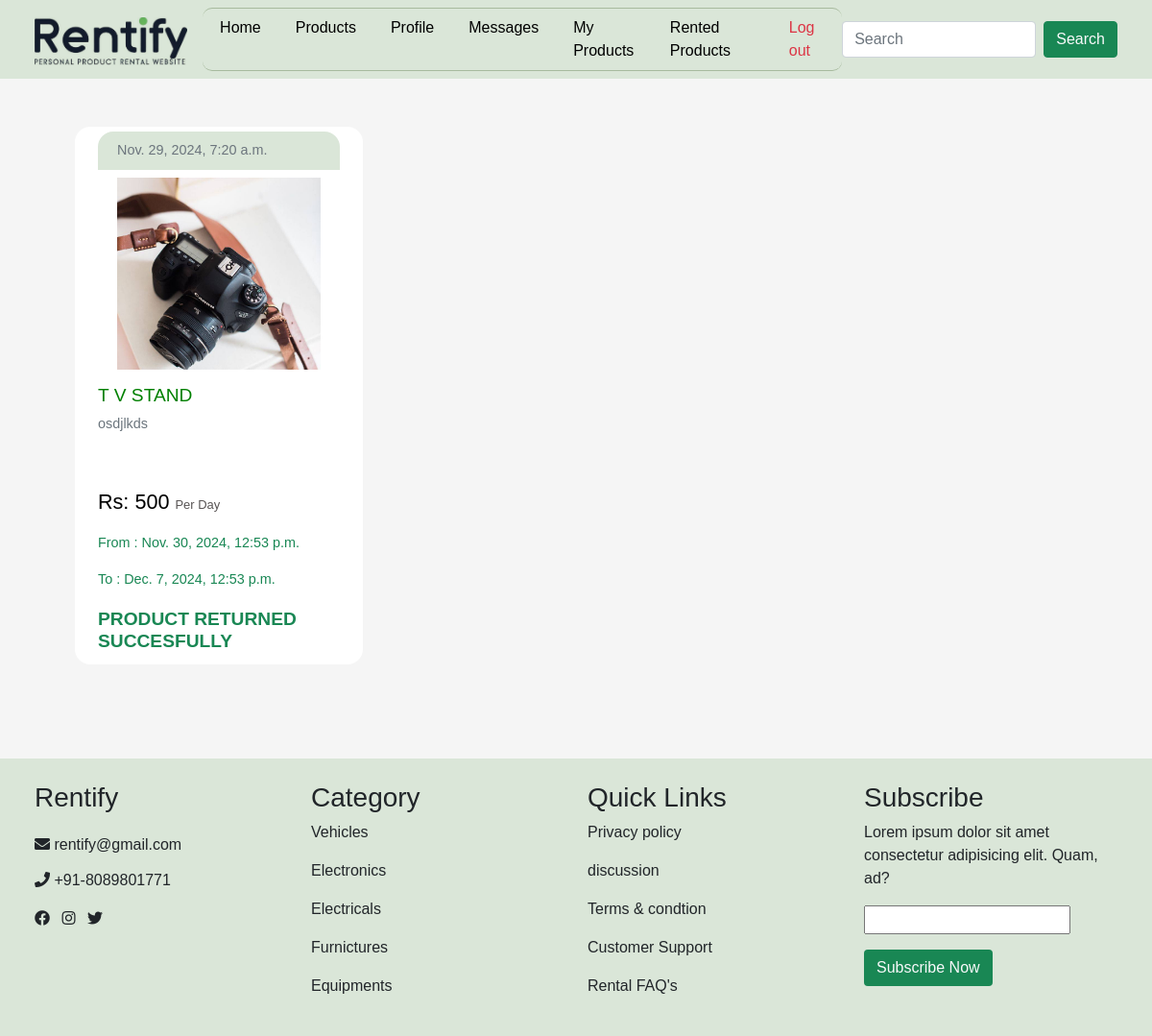
Page /myrenteditems/ (signed in) on the earlier database version.
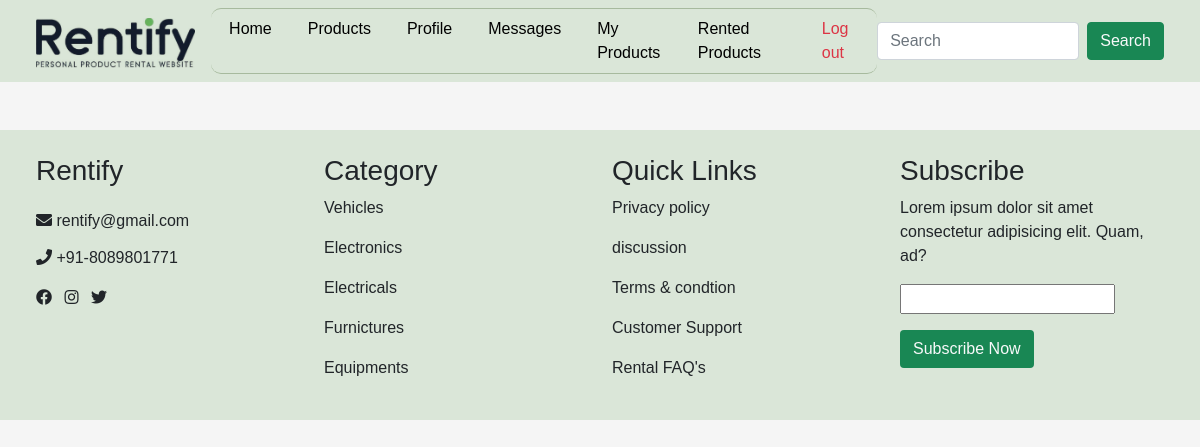
Same page on the later database version.
### rentapp/models.py (models this page shows)
class RENTITEM(models.Model):
    product=models.ForeignKey(PRODUCT,on_delete=models.CASCADE)
    username=models.ForeignKey(User,on_delete=models.CASCADE)
    from_date=models.DateTimeField()
    to_date=models.DateTimeField()
    status=models.BooleanField(default=False)
    mobile=models.BigIntegerField()
    is_returned = models.BooleanField(default=False)
    return_status = models.CharField(
        max_length=20,
        choices=[("Pending", "Pending"), ("Approved", "Approved"), ("Disapproved", "Disapproved")],
        default="Pending",
    )

class PRODUCT(models.Model):
    Owner = models.ForeignKey(User, on_delete=models.CASCADE)
    Category_name = models.ForeignKey(CATEGORY, on_delete=models.CASCADE)
    Product_name = models.CharField(max_length=200)
    description = models.CharField(max_length=2000)
    image = models.ImageField(upload_to='images/')
    price = models.IntegerField()
    PRICE_TYPE_CHOICES = [
        ('hour', 'Per Hour'),
        ('day', 'Per Day'),
        ('month', 'Per Month'),
    ]
    price_type = models.CharField(max_length=10, choices=PRICE_TYPE_CHOICES, default='day')
    quantity_available = models.IntegerField()
    is_available = models.BooleanField(default=True)
    posted_time = models.DateTimeField(auto_now_add=True)

### rentapp/views.py (the view)
# urls.py: path("myrenteditems/",views.myitems,name="myrenteditems"),
def myitems(request):
    users=request.session.get('user_id')
    x=RENTITEM.objects.filter(username_id=users).filter(status=True)
    return render(request,"my_renteditems.html",{'x1': x})

### rentapp/templates/my_renteditems.html (shortened to what the changed rows need)
{% load static %}
<!DOCTYPE html>
<html lang="en">
<head>
    <link href="https://cdn.jsdelivr.net/npm/bootstrap@5.0.2/dist/css/bootstrap.min.css" rel="stylesheet">
    <link rel="stylesheet" href="https://cdnjs.cloudflare.com/ajax/libs/font-awesome/5.15.4/css/all.min.css">
    <link rel="stylesheet" href="{% static 'css/Rentedproductss.css' %}">
</head>
<body>
  <div class="container">
    <div class="row m-md-auto">
        {% for i in x1 %}
        <div class="col-md-4">
            <div class="product-card px-4">
                <div class="top-banner">
                    <p class="m-0 text-muted">{{ i.product.posted_time }}</p>
                </div>
                <div class="text-center">
                    <img src="{{ i.product.image.url }}" alt="Product Image" class="product-image mt-2">
                </div>
                <h3>{{ i.product.Product_name }}</h3>
                <p class="description">{{ i.product.description }}</p>
                <div class="details-section">
                    <div>
                        <p class="price">
                          <span class="price-amount">Rs: {{ i.product.price }} </span>
                          <span class="price-type">{{ i.product.get_price_type_display }}</span>
                        </p>
                        <p class="quantity"><span class="text-success">From : {{ i.from_date }}</span> </p>
                        <p class="quantity"><span class="text-success">To : {{ i.to_date }}</span> </p>
                    </div>
                </div>
                {% if i.is_returned and i.return_status == "Pending" %}
                <span class="btn bg-success text-light mb-3" style="pointer-events: none;">Return Processing</span>
                <a href="/cancelreturn/{{ i.id }}" class="text-decoration-none btn bg-danger text-light">Cancel Return</a>
                {% elif i.is_returned and i.return_status == "Approved" %}
                <h3 class="text-success" style="font-weight: 800;">Product returned succesfully</h3>
                {% else %}
                    <a href="/returnproduct/{{ i.id }}" class="text-decoration-none btn bg-success text-light mb-3">Return Product</a>
                {% endif %}
            </div>
        </div>
        {% endfor %}
    </div>
</div>
</body>
</html>

Differences in the rows shown:
removed RENTITEM: product.posted_time "Nov. 29, 2024, 7:20 a.m.", product.image (picture), product.Product_name "T V STAND", product.description "osdjlkds", product.price "500", product.price_type "Per Day", from_date "Nov. 30, 2024, 12:53 p.m.", to_date "Dec. 7, 2024, 12:53 p.m.", is_returned "PRODUCT RETURNED SUCCESFULLY"
